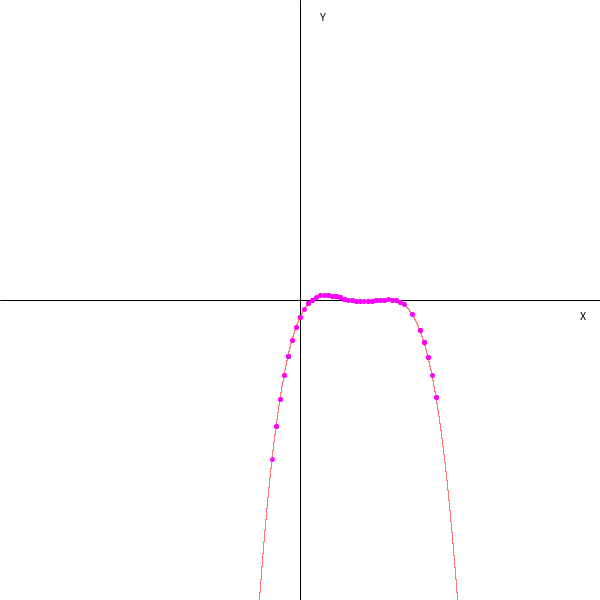
Frame 1 (no input)
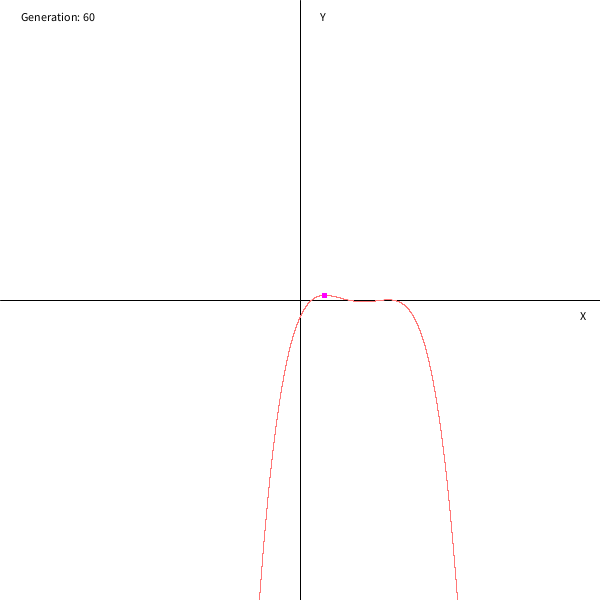
Frame 60 (the mouse pressed at the canvas centre just before this capture)
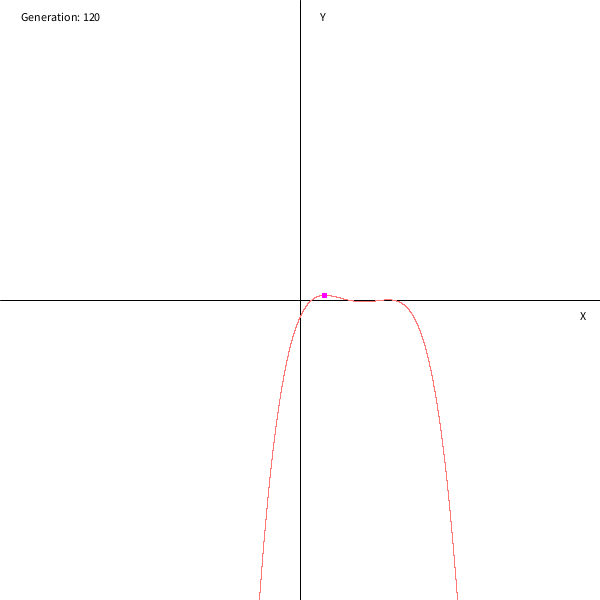
Frame 120 (the mouse held since frame 60 and released just before this capture)

The Processing sketch that drew these frames (run headless with seeded random() and noise(); from frame 60 on, the mouse is pressed at the canvas centre):

// Processing sketch: GeneticAlgorithmFunctionOptimization
// ── GeneticAlgorithmFunctionOptimization.pde
import java.util.List;
import java.util.Comparator;
//Variant n. 25;
float a =  3;
float b = 12;
float c = 23;
float d = 21;

float scaleX = 4.;
float scaleY = 0.001;
float functionStartX = -20.;
float functionEndX = 49.;
float functionOffsetX = 0.;
float functionOffsetY = 0.;
int generationSize = 100;
int mutationChance = 5;
int generationCount = 0;
List<Integer> parents;
void setup(){
  size(600, 600);
  //1. create first generation
  parents = generateFirstGeneration(generationSize);
frameRate(24);
}
void draw(){
if(generationCount >= 500) noLoop();
background(255);
translate(width/2 +  + functionOffsetX, height/2 +  + functionOffsetY); 
//2. Create children
List<Integer> children = generateChildren(parents);
//3. Apple mutation, with change of mutationChance.
applyMutation(children, mutationChance);
//4. Combine parents and children, and shrink population to initialValue;
parents = combineAndShrinkGenerations(parents, children);

//5. render results:
text("Generation: "  + ++generationCount, -width/2 + 20, - height/2 + 20);
  println(children.size());
  println(parents.size());
stroke(0);
fill(0);
strokeWeight(1);
drawAxes();
noFill();
stroke(255, 120, 120);

  beginShape();
    for(float i = functionStartX; i < functionEndX; i+= 0.001){
    vertex(scaleX*i, -scaleY*Y_(i));
    }
  endShape();
    for(int i = 0; i < parents.size(); i++){
      stroke(255, 0, 255);
      strokeWeight(5);
    point(scaleX*parents.get(i),
         -scaleY*Y_(parents.get(i)));
  }
}

float Y(float x, float a, float b, float c, float d){
  return -1*(x - a)*(x - b)*(x - c)*(x - d);
}

float Y_(float x){
    return Y(x, a, b, c, d);
}


List<Integer> generateFirstGeneration(int n){
  List<Integer> firstGeneration = new ArrayList<Integer>();
  
  for(int i = 0; i < n; i++){
    firstGeneration.add((int)random(functionStartX, functionEndX));
  }
  
  return firstGeneration;
}
List<Integer> generateChildren(List<Integer> parents){
  List<Integer> children = new ArrayList<Integer>(parents.size());
  for(int i = 0; i < parents.size()/2; i++){
    //1. Get parents indeces.
    int firstParentIndex = (int)random(parents.size());
    int secondParentIndex;
    if(firstParentIndex < parents.size()/2){
      secondParentIndex = (int)random(firstParentIndex + 1, parents.size());
    }
    else{
      secondParentIndex = (int)random(0, firstParentIndex);
    }
    //2. Get actual parents.
    int firstParent = parents.get(firstParentIndex);
    int secondParent = parents.get(secondParentIndex);
    //3. Get parents binaries("genomes");
    String firstParentBinary = Integer.toBinaryString(firstParent);
    String secondParentBinary = Integer.toBinaryString(secondParent);
    //4. Find children binaries ("genomes");
    String firstChildBinary = firstParentBinary.substring(0, firstParentBinary.length()/2) +
                              secondParentBinary.substring(secondParentBinary.length()/2, secondParentBinary.length());
    String secondChildBinary = secondParentBinary.substring(0, secondParentBinary.length()/2) +
                              firstParentBinary.substring(firstParentBinary.length()/2, firstParentBinary.length());
    //5. Convert binaries to actual children;
    int firstChild = (int)Long.parseLong(firstChildBinary, 2);
    int secondChild = (int)Long.parseLong(secondChildBinary, 2);
    //6. Add new children.
    children.add(firstChild);
    children.add(secondChild);
  }

  return children;
}

void applyMutation(List<Integer> children, int mutationChance){
  for(int i = 0; i < children.size(); i++){
    int randNum = (int) random(100);
    if(randNum < mutationChance){
      int pwr = (int) random(0, 32);
      int mutantGene = 1;
      mutantGene = mutantGene << pwr;
      // swap bit 0->1 or 1->0 in children.get(i)
      if((children.get(i) | mutantGene) == children.get(i)){
       children.set(i, children.get(i) & ~mutantGene);
      }
      else {
        children.set(i, children.get(i) | mutantGene);
      }
    }
  }
}


List<Integer> combineAndShrinkGenerations(List<Integer> parents, List<Integer> children){
    parents.addAll(children);
    //1. Sort generation by comparing their output values from Y_(float x) function.
    java.util.Collections.sort(parents, new Comparator<Integer>() {
            @Override
            public int compare(Integer o1, Integer o2) {
                return new Float(Y_(o2)).compareTo(Y_(o1));
            }
        });;
    //2. Take the top half.
    parents = parents.subList(0, parents.size()/2);
    return parents;
}


void drawAxes(){
  line(-width/2, 0, width/2, 0);
  text("X",  width/2 - 20, 20);
  
  line(0, -height/2, 0, height/2);
  text("Y", 20, -height/2 + 20);

}


void mouseWheel(MouseEvent event) {
  float addVal = 0.2;
  float e = event.getCount();
  if(e < 0){

  switch(key){
  case '1': case 'a':
  a+= addVal;
  break;
  case '2': case 'b':
  b+= addVal;
  break;
  case '3': case 'c': 
  c+= addVal;
  break;
  case '4': case 'd': 
  d+= addVal; 
  break;
  }
  }
  else{
    switch(key){
  case '1': case 'a':
  a-=addVal;
  break;
  case '2': case 'b':
  b-= addVal;
  break;
  case '3': case 'c': 
  c-= addVal;
  break;
  case '4': case 'd': 
  d-= addVal; 
  break;
  }
}
  parents = generateFirstGeneration(10);
  generationCount = 0;
  loop();
}
